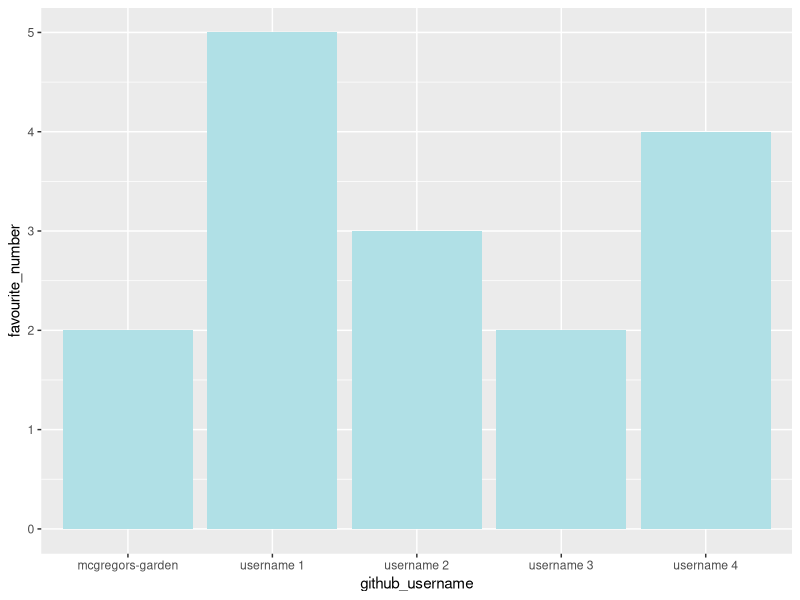

The R source for this figure:
## ---- chunk 1
library(tidyverse) 
## ---- chunk 2
team_data <- tibble(
  name = c("Peter Rabbit", "member 1", "member 2", 
           "member 3", "member 4"),
  github_username = c("mcgregors-garden", "username 1", "username 2", 
                      "username 3", "username 4"), 
  colour = c("powderblue", "powderblue", "powderblue", 
             "powderblue", "powderblue"),
  hobby = c("Hopping", "hobby 1", "hobby 2", 
            "hobby 3", "hobby 4"),
  favourite_number = c(2, 5, 3, 2, 4)
  )

team_data
## ---- chunk 3
p1 <- ggplot(data = team_data, 
             mapping = aes(x = github_username, 
                           y = favourite_number,
                           fill = colour), 
             ) +
   geom_col() +
   scale_fill_identity()
p1
